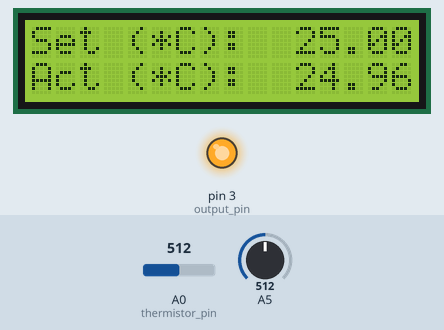
This sketch was run on a simulated Arduino Uno, built with avr-gcc and run on an emulated ATmega328P. On the bench: 16×2 character LCD, output pins drawn as LEDs (lit = HIGH). The test bench sets the inputs (shaded band); at power-on: A0 (thermistor_pin) = 512, A5 = 512. What the sketch prints to the serial monitor is not drawn.

Above: at 3.2 s.
3.3 s: A0 (thermistor_pin) set to 500
At 4.9 s:
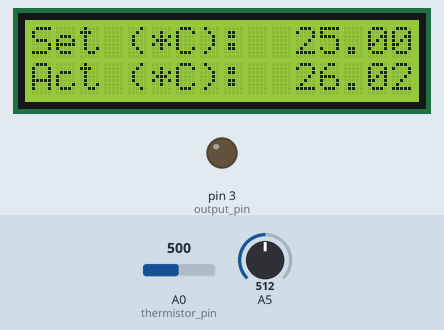
5.3 s: A5 set to 263
8.3 s: A5 set to 241
At 9.7 s:
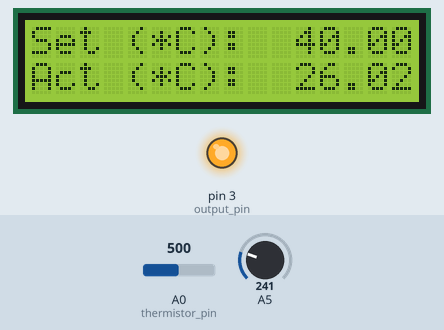
10.6 s: A0 (thermistor_pin) set to 674
At 11.7 s:
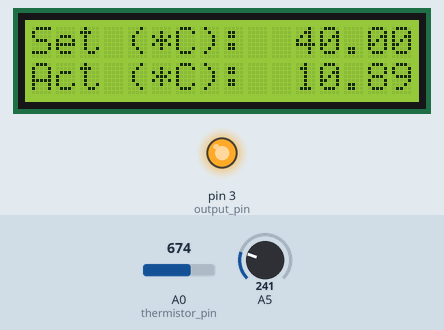
12.4 s: A0 (thermistor_pin) set to 694
At 13.8 s:
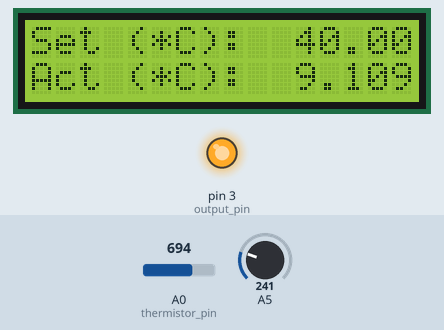
14.2 s: A0 (thermistor_pin) set to 860
At 15.1 s:
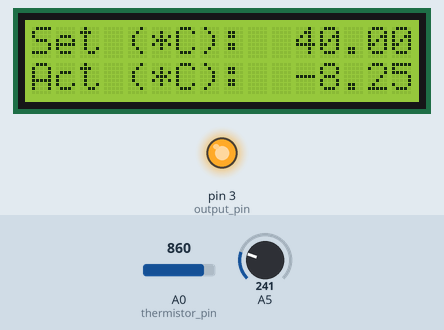
Timing chart, 0 to 16.8 s (numbered marks = the images above; inputs shaded):
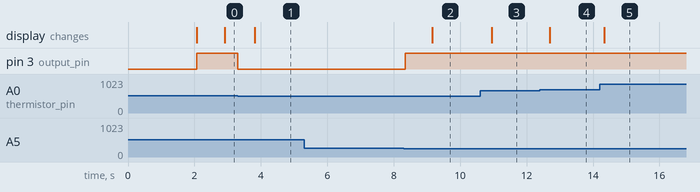

Measured:
- the behaviour switches between 512 and 511 on A0 (thermistor_pin) (found by bisection; images 0 and 1)
- the behaviour switches between 250 and 249 on A5 (found by bisection; images 1 and 2)
- after the input at 3.3 s, pin 3 (output_pin): HIGH → LOW at once; the display: changes after 0.51 s (image 1)
- after the input at 5.3 s, every drawn part: stays the same
- after the input at 8.3 s, pin 3 (output_pin): LOW → HIGH at once; the display: changes after 0.86 s (image 2)
- after the input at 10.6 s, the display: changes after 0.35 s (image 3)
- after the input at 12.4 s, the display: changes after 0.30 s (image 4)
- after the input at 14.2 s, the display: changes after 0.14 s (image 5)

The sketch:

BladderTracker_Temperature_Controller_Code.ino
```cpp
/* VasoTracker Temperature Controller Code */

/*
  This code was written by Calum Wilson.

*/

// < Initialisation >

//#include "strain_gauge_shield_and_lcd_support_functions.h" // Include support function header ---> This file should be in the working folder!
#include <LiquidCrystal.h> // Include the LCD library

LiquidCrystal lcd(8, 9, 4, 5, 6, 7); // Initialize the library with the numbers of the interface pins
#define btnRIGHT 0
#define btnUP 1
#define btnDOWN 2
#define btnLEFT 3
#define btnSELECT 4
#define btnNONE 5
#define btnUNKNOWN 6

//Define Variables and settings we'll be using
#define thermistor_pin A0 // which analog thermistor input pin
#define nominal_temp 25 // nominal resistance temperature (almost always 25 C)
#define nominal_resistance 10000 // nominal  resistance at nominal resistance temperature
#define beta_coeff 3950 // beta coefficient of the thermistor
#define series_resistor 10000 // the value of the 'other' resistor
#define output_pin  3
#define initial_set_point 25.0 // initial set point
#define num 10 // number of samples to take average over
uint16_t samples[num]; // array for samples
double setpoint, test, cal_temp_low;
int min_temp = 25;
int max_temp = 40;

// < Function for reading >
int readkeypad(){
  int adc_key_in = analogRead(5); //
  int ret = btnUNKNOWN;

  if (adc_key_in < 50) ret = btnRIGHT;
  if ( (adc_key_in > 50) && (adc_key_in < 250) ) ret = btnUP;
  if ( (adc_key_in > 250) && (adc_key_in < 450) ) ret = btnDOWN;
  if ( (adc_key_in > 450) && (adc_key_in < 650) ) ret = btnLEFT;
  if ( (adc_key_in > 650) && (adc_key_in < 850) ) ret = btnSELECT;
  if (adc_key_in > 850) ret = btnNONE;
  return ret;
 }


// < Setup function >
void setup()
{
  // Initialize LCD screen
  lcd.begin(16, 2);

  // Intro screen
  //print_to_LCD("Myograph Temp","Controller");
  lcd.setCursor(0, 0); lcd.print("Myograph Temp");
  lcd.setCursor(0, 1); lcd.print("Controller");
  delay(2000);

  // Main screen
  //print_to_LCD("Set (*C):", "Act (*C):");
  lcd.setCursor(0, 0); lcd.print("Set (*C):  ");
  lcd.setCursor(0, 1); lcd.print("Act (*C):  ");

  Serial.begin(9600);

  // Setpoint
  setpoint = initial_set_point;

  //Set the output pin
  pinMode(output_pin, OUTPUT);
}

int count = 1;
// < Main program loop >
void loop(void) {

  // Take a single sample
  float ADC_average;

  ADC_average = analogRead(thermistor_pin);

  // Convert the voltage drop over the thermistor to resistance
  // Using the Steinhart equation
  // However, remember that the analogPorts don't give a voltage, but an ADC value...
  float resistance;
  float temperature;

  resistance = series_resistor / ((1023 / ADC_average) - 1);
  temperature = 1/( log(resistance / nominal_resistance)/beta_coeff + (1.0 / (nominal_temp + 273.15)) ) - 273.15 ;


  int value = setpoint;
  int lastValue = -1;
  int buttons = btnNONE;


  // Check if any of the LCD shield buttons have been pressed
  int lcd_button_adc = analogRead(A5);

  int buttons2 = readkeypad();
  switch(buttons2)
  {
    case btnUP:
      setpoint += 1;
      if(setpoint > max_temp)
        setpoint = max_temp;
      break;

    case btnRIGHT:
      setpoint += 0.5;
      if(setpoint > max_temp)
        setpoint = max_temp;
      break;

    case btnDOWN:
      setpoint -= 1;
      if(setpoint < min_temp)
        setpoint = min_temp;
      break;

    case btnLEFT:
      setpoint -= 0.5;
      if(setpoint < min_temp)
        setpoint = min_temp;
      break;
  }

  // Display temperature values
  if (count == 40){
    lcd.setCursor(11, 0); lcd.print(setpoint);
    lcd.setCursor(11, 1); lcd.print(temperature);
    count = 1;
  }
  count = count+1;

  // Turn on/off the output pin(s)
  if (setpoint > temperature){
    digitalWrite(output_pin, HIGH);
    //Serial.print("\tHeater ON");
  } else {
    digitalWrite(output_pin, LOW);
    //Serial.print("\tHeater OFF");
  }

  // Print to the serial Port
  // Do not change this, as it needs to be this format for VasoTracker
  Serial.print("<T1");
  Serial.print(":");
  Serial.print(temperature);
  Serial.print(";");

  Serial.print("T2");
  Serial.print(":");
  Serial.print(temperature);
  Serial.print(";");

  Serial.println(">");


}
```
